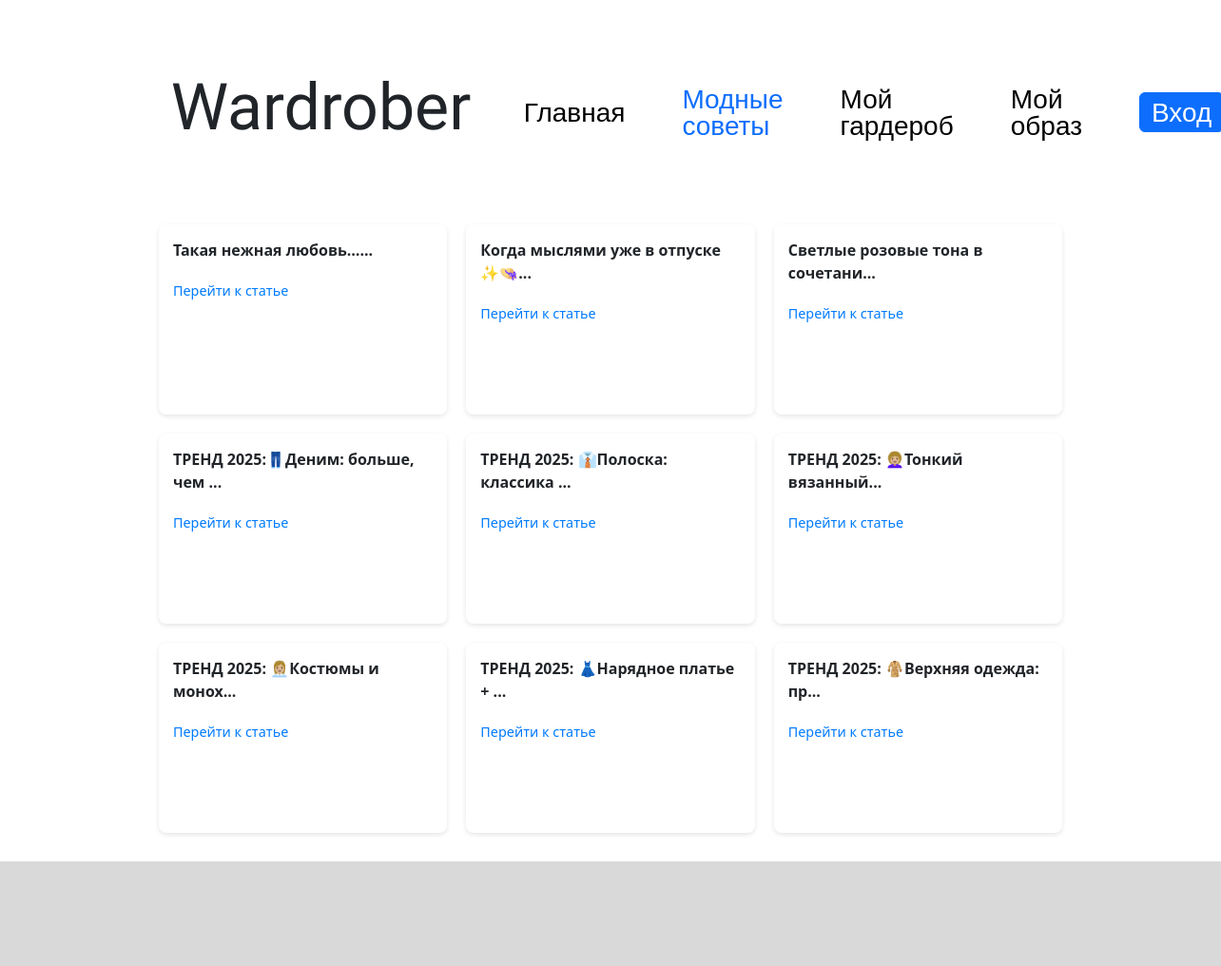
/advices, run on an earlier commit of the app's database.
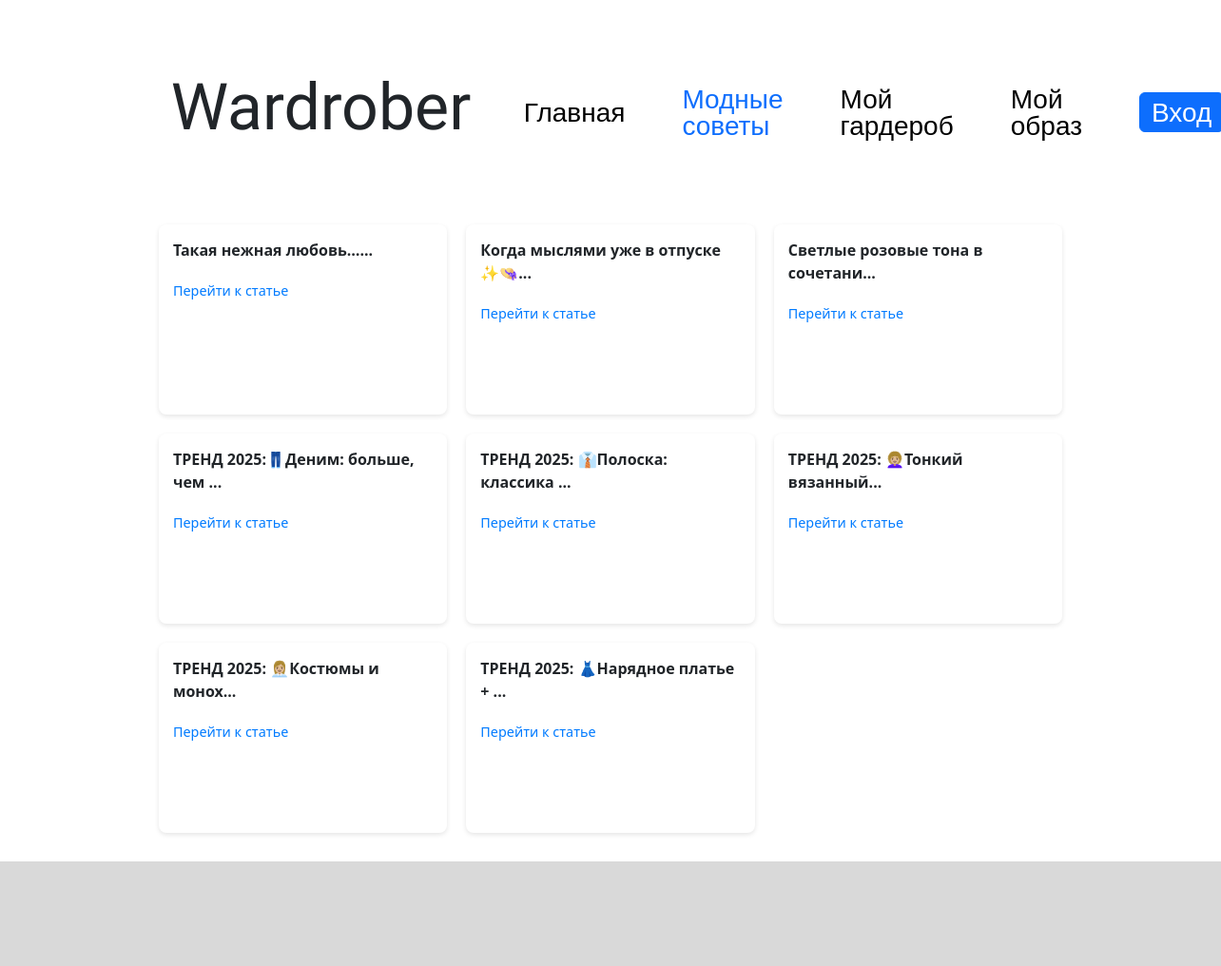
And on a later commit of the database.
### data/news.py (models this page shows)
class News(SqlAlchemyBase, SerializerMixin):
    __tablename__ = 'news'
    id = sqlalchemy.Column(sqlalchemy.Integer, primary_key=True, autoincrement=True)
    text = sqlalchemy.Column(sqlalchemy.String, nullable=False)
    title = sqlalchemy.Column(sqlalchemy.String, nullable=False)
    img_url = sqlalchemy.Column(sqlalchemy.String, nullable=False)

### server.py (the view)
@app.route('/advices')
def advices():
    db_sess = db_session.create_session()
    news = db_sess.query(News).all()
    data = []
    for new in news:
        data.append(new.to_dict())
    return render_template('advices.html', data=data, path=request.path)

### data/db_session.py (called while the page is built)
def create_session() -> Session:
    global __factory
    return __factory()

### templates/advices.html
{% extends "base.html" %}
{% block content %}
<div class="my_container">
<div class="cards-grid_wrd">
    {% for new in data %}
    <div class="cards-grid_wrd">
        <div class="card_wrd">
            <div class="card-title_wrd">{{new["title"]}}</div>
            <a href="/advice/{{ new['id'] }}" class="card-link_wrd">Перейти к статье</a>
        </div>
    </div>
    {% endfor %}
</div>
</div>
{% endblock %}

### templates/base.html (shortened to what this page needs)
<!doctype html>
<html lang="en">
<head>
    <link href="https://cdn.jsdelivr.net/npm/bootstrap@5.3.3/dist/css/bootstrap.min.css"
          rel="stylesheet"
>
    <link rel="stylesheet" type="text/css" href="/static/css/style.css"/>
</head>
<body>
<header>
    <nav>
        <h1 class="main-name">Wardrober</h1>
        {% if path == '/' %}
        <a href="/" class="nav-item" style="color:#0D6EFD;">Главная</a>
        {% else %}
        <a href="/" class="nav-item" style="color:#000000;">Главная</a>
        {% endif %}
        {% if path == '/advices' %}
        <a href="/advices" class="nav-item" style="color:#0D6EFD;">Модные советы</a>
        {% else %}
        <a href="/advices" class="nav-item" style="color:#000000;">Модные советы</a>
        {% endif %}
        {% if 'wardrobe' in path %}
        <a href="/wardrobe" class="nav-item" style="color:#0D6EFD;">Мой гардероб</a>
        {% else %}
        <a href="/wardrobe" class="nav-item" style="color:#000000;">Мой гардероб</a>
        {% endif %}
        {% if path == '/look' %}
        <a href="/look" class="nav-item" style="color:#0D6EFD;">Мой образ</a>
        {% else %}
        <a href="/look" class="nav-item" style="color:#000000;">Мой образ</a>
        {% endif %}
        {% if current_user.is_authenticated %}
        <a id="user-name" href="/logout">{{ current_user.name }}</a>
        {% else %}
        <a href="/login" class="btn btn-primary mybtn">Вход</a>
        {% endif %}
    </nav>
</header>
<main role="main" class="container">
    {% block content %}{% endblock %}
</main>
<div id="bottom"></div>
</body>
</html>

### static/css/style.css (style rules this page uses)
body { display: flex; flex-direction: column; min-height: 100vh; }
.my_container { margin: 0px 13vw 30px 13vw; }
.container { margin: 0px 0px 0px 0px; padding: 0px 0px 0px 0px; max-width: 100vw; flex: 1; }
#bottom { background-color: #D9D9D9; margin: 40px, 0, 0, 0; height: 110px; width: 100vw; }
nav { display: flex; justify-content: space-between; align-items: center; margin: 60px 14vw 60px 14vw; }
.main-name { font-family: "Italianno", cursive; font-weight: 400; font-size: 68px; font-style: normal; margin-right: 2vw; }
.nav-item, .mybtn { font-family: "Inter", sans-serif; font-size: 28px; font-weight: 300; font-style: normal; text-decoration: none; margin: 30px; line-height: 100%; }
.cards-grid_wrd { display: grid; grid-template-columns: repeat(auto-fill, minmax(250px, 1fr)); gap: 20px; }
.card_wrd { background: white; border-radius: 8px; box-shadow: 0 2px 5px rgba(0,0,0,0.1); padding: 15px; height: 200px; display: flex; flex-direction: column; }
.card-title_wrd { font-weight: bold; margin-bottom: 10px; }
.card-link_wrd { color: #007bff; text-decoration: none; font-size: 0.9rem; display: inline-block; margin-top: 10px; }

What changed in the data, as far as the page shows it:
removed News: title "ТРЕНД 2025: 🧥Верхняя одежда: пр..."
